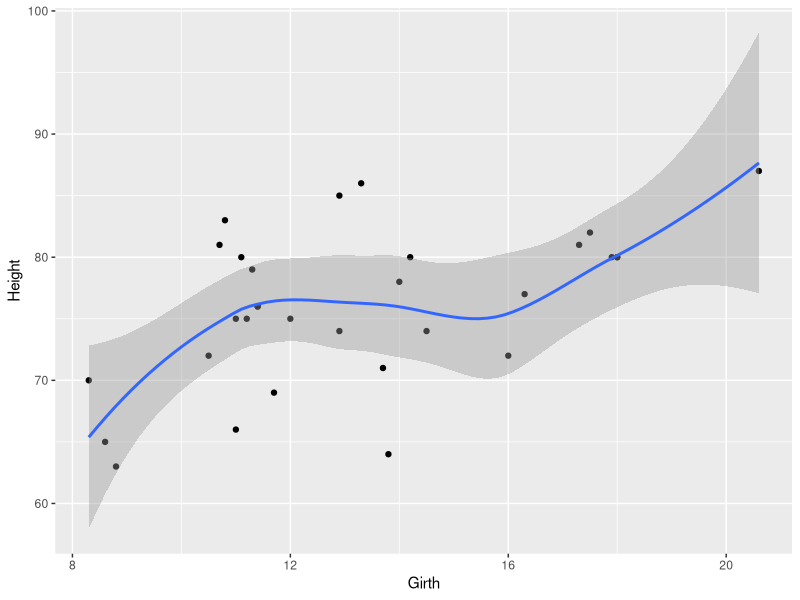
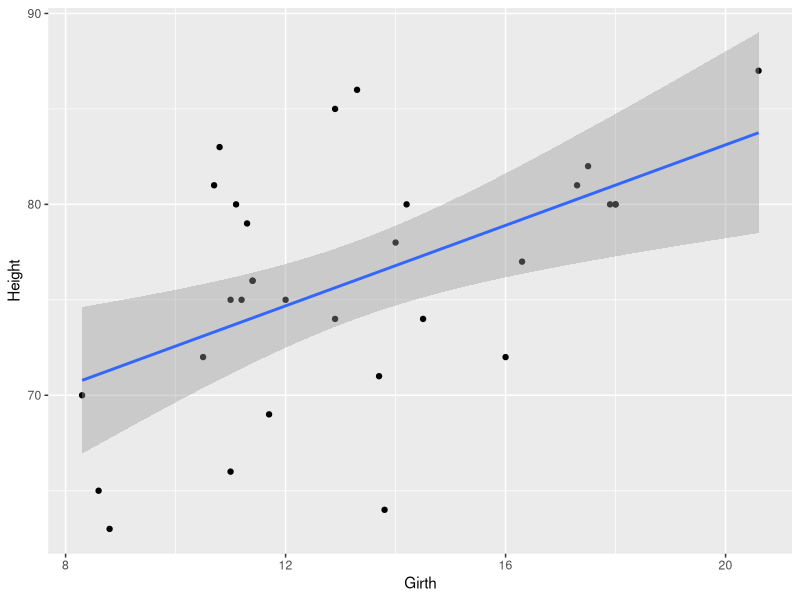

Recreate these plots in R, in order.
# bulitin datasets in r
data()

# co2 dataset
View(CO2)

#other datasets
View(PlantGrowth)
View(iris)
View(mtcars)
View(trees)
View(npk)

# check data set
head(CO2)
names(CO2)
nrow(CO2)
ncol(CO2)

# Save the bulitin data set
install.packages("writexl")

library(writexl)
write_xlsx(CO2, path = "D:\\R\\R-practice\\CO2.xlsx")

# gg plot 2
library(ggplot2)

ggplot(trees,aes(Girth, Height))+
  geom_point()+
  geom_smooth()

# linear trend

ggplot(trees,aes(Girth, Height))+
  geom_point()+
  geom_smooth(method = "lm")
